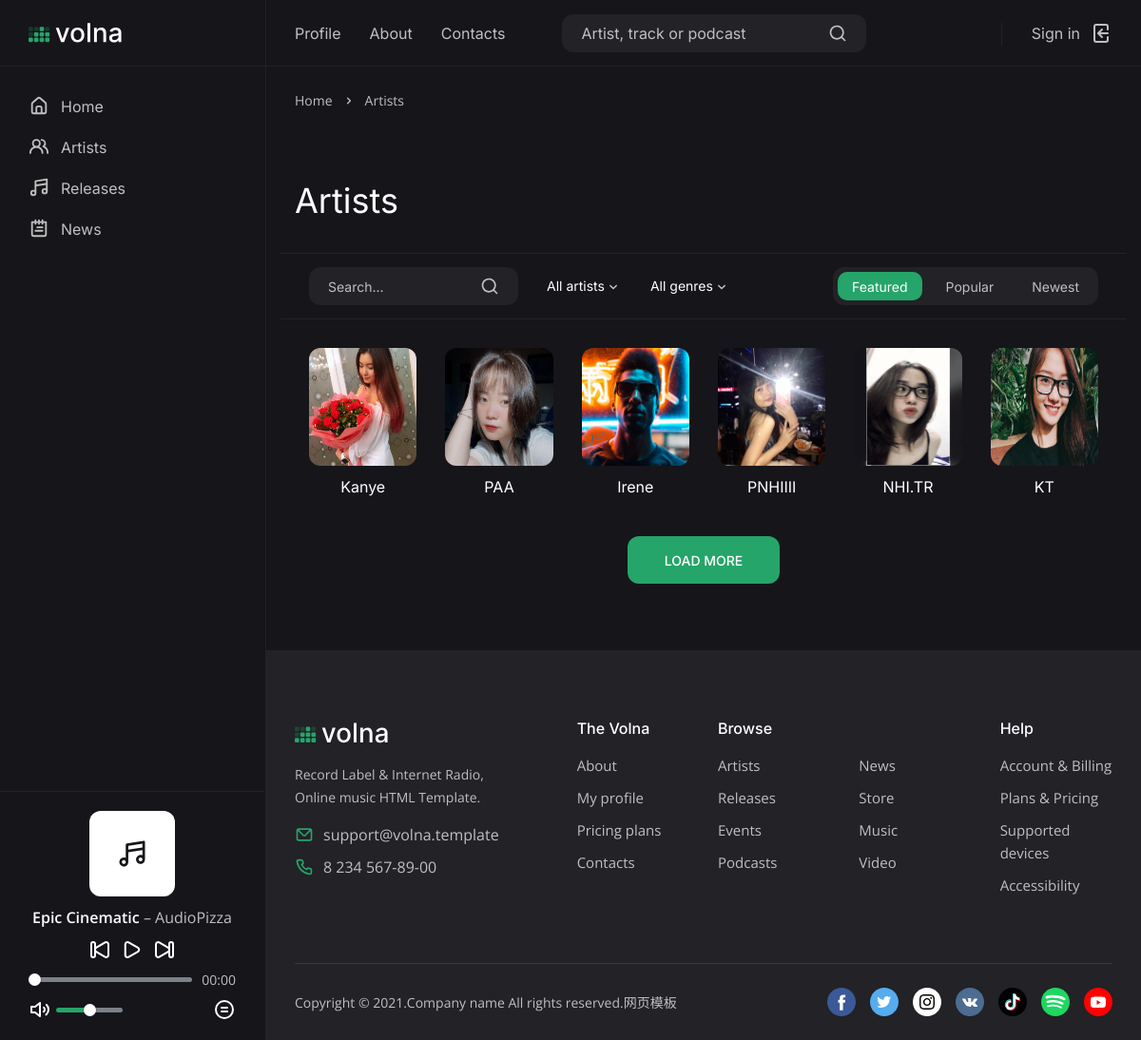
Screenshot of /index.php?c=artist&a=index with the database file from the repository.
### tables this page shows
CREATE TABLE `user` (
  `Id` int(11) NOT NULL,
  `Email` varchar(250) DEFAULT NULL,
  `FirstName` varchar(50) DEFAULT NULL,
  `LastName` varchar(50) DEFAULT NULL,
  `password` varchar(50) DEFAULT NULL,
  `avatar` varchar(250) DEFAULT 'default.jpg',
  `status` int(11) DEFAULT '0',
  `ArtName` varchar(50) NOT NULL,
  `Description` varchar(3000) DEFAULT NULL,
  `CreatedDate` timestamp NOT NULL DEFAULT CURRENT_TIMESTAMP,
  `UpdatedDate` timestamp NOT NULL DEFAULT CURRENT_TIMESTAMP ON UPDATE CURRENT_TIMESTAMP
);

### system/controller/Artist_Controller.php (called while the page is built, shortened)
<?php if (!defined('PATH_SYSTEM')) die('Bad requested!');
class Artist_Controller extends FT_Controller
{
    public $data = [
        'controller' => 'Artist'
    ];
    public function __construct()
    {
        $this->model = $this->model('user');
    }
    public function indexAction()
    {
        $offset = $_GET['offset'] ?: 0;
        $limit = $_GET['offset'] ?: 6;
        $this->data['list'] = $this->model->user_list($offset, $limit);
        $this->data['content'] = 'Artist/list';
        $this->data['title'] = 'Artists';
        $this->data['breadcrumb'] = 'Artists';
        $this->render('layout/masterlayout', $this->data);
    }
}

### index.php (called while the page is built, shortened)
<?php
if (file_exists(PATH_SYSTEM . '/config/config.php')) {
    require_once(PATH_SYSTEM . '/db/connection.php');
    require_once(PATH_SYSTEM . '/db/database.php');
}
require_once(PATH_SYSTEM . '/model/model.php');
require_once(PATH_SYSTEM . '/model/user.php');
FT_load();

### system/db/database.php (called while the page is built, shortened)
<?php
class database
{
    var  $sql, $statement;
    protected $pdo;
    function __construct()
    {
        $this->pdo = connection::getInstance();
    }
    function setquery($sql)
    {
        $this->sql = $sql;
        return $this;
    }
    function loadrows($params = [])
    {
        try {
            $this->statement = $this->pdo->prepare($this->sql);
            $this->statement->execute($params);
            return $this->statement->fetchAll(PDO::FETCH_OBJ);
        } catch (PDOException $errors) {
            exit('SQL Error: ' . $errors->getMessage());
        }
    }
}

### system/db/connection.php (called while the page is built, shortened)
<?php
class connection
{
    private static $instance = null, $conn = null;
    private function __construct()
    {
        try {
            $this->pdo = new PDO(
                'mysql:host=' . DB_HOST . ';port=' . DB_PORT . ';dbname=' . DB_NAME,
                DB_USER,
                DB_PASSWORD,
                [
                    PDO::ATTR_ERRMODE => PDO::ERRMODE_EXCEPTION,
                    PDO::ATTR_EMULATE_PREPARES => false,
                    PDO::MYSQL_ATTR_INIT_COMMAND => 'SET NAMES utf8'
                ]
            );
            self::$conn = $this->pdo;
            return $this->pdo;
        } catch (PDOException $errors) {
            exit('DB Error: ' . $errors->getMessage());
        }
    }
    public static function getInstance()
    {
        if (self::$instance == null) {
            self::$instance = self::$conn;
        }
        return self::$instance;
    }
}

### system/model/user.php (called while the page is built, shortened)
<?php
class user extends Model
{
    private $table = 'user';
    function user_list($offset = 0, $limit = 0)
    {
        $extra = '';
        if ($limit > 0) {
            $extra = "LIMIT $limit OFFSET $offset";
        }
        return $this->db->setquery("select * from `$this->table` $extra")->loadrows([]);
    }
}

### system/model/model.php (called while the page is built, shortened)
<?php
class Model extends database
{
    public function __construct()
    {
        $this->db = new database;
    }
}

### system/view/artist/list.php (the view, shortened to what this page needs)
<div class="col-12">
    <div class="main__filter">
        <form action="#" class="main__filter-search">
            <input type="text" placeholder="Search...">
            <button type="button"><svg xmlns="http://www.w3.org/2000/svg" viewBox="0 0 24 24">
                    <path
                        d="M21.71,20.29,18,16.61A9,9,0,1,0,16.61,18l3.68,3.68a1,1,0,0,0,1.42,0A1,1,0,0,0,21.71,20.29ZM11,18a7,7,0,1,1,7-7A7,7,0,0,1,11,18Z" />
                </svg></button>
        </form>
        <div class="main__filter-wrap">
        </div>
        <div class="slider-radio">
            <input type="radio" name="grade" id="featured" checked="checked"><label for="featured">Featured</label>
            <input type="radio" name="grade" id="popular"><label for="popular">Popular</label>
            <input type="radio" name="grade" id="newest"><label for="newest">Newest</label>
        </div>
    </div>
    <div class="row row--grid " id='resArtist'>
        <?
        foreach ($list as $item) {
            if ($item->status == 1) { ?>
        <div class="col-6 col-sm-4 col-md-3 col-xl-2 artistL">
            <a href="<?= url('artist', 'detail', ['id' => $item->Id]) ?>" class="artist">
                <div class="artist__cover">
                    <img src="public/img/artists/<?= $item->avatar ?>" alt="">
                </div>
                <h3 class="artist__title"><?= $item->ArtName ?></h3>
            </a>
        </div>
        <? }
        } ?>
    </div>
    <button class="main__load" id='artistLoadMore' type="button">Load more</button>
</div>

### system/view/layout/block/css.php (shortened to what this page needs)
<!DOCTYPE html>
<html lang="en">
<head>
    <link rel="stylesheet" href="public/css/bootstrap-reboot.min.css">
    <link rel="stylesheet" href="public/css/bootstrap-grid.min.css">
    <link rel="stylesheet" href="public/css/owl.carousel.min.css">
    <link rel="stylesheet" href="public/css/magnific-popup.css">
    <link rel="stylesheet" href="public/css/select2.min.css">
    <link rel="stylesheet" href="public/css/paymentfont.min.css">
    <link rel="stylesheet" href="public/css/slider-radio.css">
    <link rel="stylesheet" href="public/css/plyr.css">
    <link rel="stylesheet" href="public/css/main.css">
    <link rel="stylesheet" href="public/css/kwang.css">
</head>

### system/view/layout/masterlayout.php
<? require_once PATH_SYSTEM . '/view/layout/block/css.php' ?>
<body>
    <?
    require_once PATH_SYSTEM . '/view/layout/block/header.php';
    require_once PATH_SYSTEM . '/view/layout/block/sidebar.php';
    require_once PATH_SYSTEM . '/view/layout/block/player.php';
    ?>
    <main class="main">
        <div class="container-fluid">
            <? if ($controller != 'home') { ?>
            <div class="row row--grid">
                <? require_once PATH_SYSTEM . '/view/layout/block/breadcrumb.php'; ?>
            </div>
            <? require_once PATH_SYSTEM . '/view/' . $content  . '.php'; ?>
            <? } else {
                require_once PATH_SYSTEM . '/view/' . $content  . '.php';
            }
            ?>
        </div>
    </main>
    <?
    require_once PATH_SYSTEM . '/view/layout/block/footer.php';
    require_once PATH_SYSTEM . '/view/layout/block/js.php' ?>
</body>
</html>

### system/view/layout/block/header.php (shortened to what this page needs)
<header class="header">
    <div class="header__content">
        <nav class="header__nav">
            <a href=<?= url('user', 'profile') ?>>Profile</a>
            <a href="about.html">About</a>
            <a href="contacts.html">Contacts</a>
        </nav>
        <form action="" method="GET" class="header__search">
            <input type="text" name='txtSearch' placeholder="Artist, track or podcast">
            <button type="button"><svg xmlns="http://www.w3.org/2000/svg" viewBox="0 0 24 24">
                    <path
                        d="M21.71,20.29,18,16.61A9,9,0,1,0,16.61,18l3.68,3.68a1,1,0,0,0,1.42,0A1,1,0,0,0,21.71,20.29ZM11,18a7,7,0,1,1,7-7A7,7,0,0,1,11,18Z" />
                </svg></button>
        </form>
        <div class="header__actions">
            <? if (empty($_SESSION['name'])) { ?>
            <div class="header__action header__action--signin">
                <a class="header__action-btn" href="<?= url('user', 'signin') ?>">
                    <span>Sign in</span>
                </a>
            </div>
        </div>
    <? } ?>
    </div>
</header>

### system/view/layout/block/sidebar.php (shortened to what this page needs)
<div class="sidebar">
    <div class="sidebar__logo">
        <img src="public/img/logo.svg" alt="">
    </div>
    <ul class="sidebar__nav">
        <li class="sidebar__nav-item">
            <a href="<?= url() ?>"
                class="sidebar__nav-link <?= $controller == 'home'  ? 'sidebar__nav-link--active' : '' ?> ">
                <span>Home</span></a>
        </li>
        <li class="sidebar__nav-item">
            <a href="<?= url('artist',) ?>"
                class="sidebar__nav-link <?= $controller == 'artist'  ? 'sidebar__nav-link--active' : '' ?> ">
                 <span>Artists</span>
            </a>
        </li>
        <li class="sidebar__nav-item">
            <a href="<?= url('album') ?>"
                class="sidebar__nav-link <?= $controller == 'boiz' ? 'sidebar__nav-link--active' : '' ?> "> <span>Releases</span></a>
        </li>
        <li class="sidebar__nav-item">
            <a href="news.html"
                class="sidebar__nav-link <?= $controller == 'essqw'  ? 'sidebar__nav-link--active' : '' ?> ">
                <span>News</span></a>
        </li>
    </ul>
</div>

### system/view/layout/block/player.php (shortened to what this page needs)
<div class="player">
    <div class="player__cover">
        <img src="public/img/covers/cover.svg" alt="">
    </div>
    <div class="player__content">
        <span class="player__track"><b class="player__title">Epic Cinematic</b> – <span class="player__artist">AudioPizza</span></span>
    </div>
</div>

### system/view/layout/block/breadcrumb.php
<?
if (isset($breadcrumb)) {
    echo '<div class="col-12">
        <ul class="breadcrumb">
            <li class="breadcrumb__item"><a href="' . url() . '">Home</a></li>
            <li class="breadcrumb__item breadcrumb__item--active">' . $breadcrumb . '</li>
        </ul>
    </div>';
}
if (isset($title)) {
    echo '
    <div class="col-12">
        <div class="main__title main__title--page">
            <h1>' . $title . '</h1>
        </div>
    </div>
    ';
}
?>

### system/view/layout/block/footer.php (shortened to what this page needs)
<footer class="footer">
    <div class="container-fluid">
        <div class="row">
            <div class="col-12 col-sm-8 col-md-6 col-lg-6 col-xl-4 order-4 order-md-1 order-lg-4 order-xl-1">
                <div class="footer__logo">
                    <img src="public/img/logo.svg" alt="">
                </div>
                <p class="footer__tagline">Record Label & Internet Radio,<br> Online music HTML Template.</p>
                <div class="footer__links">
                    <a href="mailto:support@volna.template"><svg xmlns="http://www.w3.org/2000/svg"
                            viewBox="0 0 24 24">
                            <path
                                d="M19,4H5A3,3,0,0,0,2,7V17a3,3,0,0,0,3,3H19a3,3,0,0,0,3-3V7A3,3,0,0,0,19,4Zm-.41,2-5.88,5.88a1,1,0,0,1-1.42,0L5.41,6ZM20,17a1,1,0,0,1-1,1H5a1,1,0,0,1-1-1V7.41l5.88,5.88a3,3,0,0,0,4.24,0L20,7.41Z" />
                        </svg> support@volna.template</a>
                    <a href="tel:82345678900"> 8 234 567-89-00</a>
                </div>
            </div>
            <div
                class="col-6 col-md-4 col-lg-3 col-xl-2 order-1 order-md-2 order-lg-1 order-xl-2 offset-md-2 offset-lg-0">
                <h6 class="footer__title">The Volna</h6>
                <div class="footer__nav">
                    <a href="about.html">About</a>
                    <a href="profile.html">My profile</a>
                    <a href="pricing.html">Pricing plans</a>
                    <a href="contacts.html">Contacts</a>
                </div>
            </div>
            <div class="col-12 col-md-8 col-lg-6 col-xl-4 order-3 order-lg-2 order-md-3 order-xl-3">
                <div class="row">
                    <div class="col-12">
                        <h6 class="footer__title">Browse</h6>
                    </div>
                    <div class="col-6">
                        <div class="footer__nav">
                            <a href="artists.html">Artists</a>
                            <a href="releases.html">Releases</a>
                            <a href="events.html">Events</a>
                            <a href="podcasts.html">Podcasts</a>
                        </div>
                    </div>
                    <div class="col-6">
                        <div class="footer__nav">
                            <a href="news.html">News</a>
                            <a href="store.html">Store</a>
                            <a href="#">Music</a>
                            <a href="#">Video</a>
                        </div>
                    </div>
                </div>
            </div>
            <div class="col-6 col-md-4 col-lg-3 col-xl-2 order-2 order-lg-3 order-md-4 order-xl-4">
                <h6 class="footer__title">Help</h6>
                <div class="footer__nav">
                    <a href="privacy.html">Account & Billing</a>
                    <a href="privacy.html">Plans & Pricing</a>
                    <a href="privacy.html">Supported devices</a>
                    <a href="privacy.html">Accessibility</a>
                </div>
            </div>
        </div>
        <div class="row">
            <div class="col-12">
                <div class="footer__content">
                    <div class="footer__social">
                        <a href="#" target="_blank"></a>
                        <a href="#" target="_blank"></a>
                        <a href="https://www.instagram.com/volkov_des1gn/" target="_blank"></a>
                        <a href="#" target="_blank"></a>
                        <a href="#" target="_blank"></a>
                        <a href="#" target="_blank"></a>
                        <a href="#" target="_blank"></a>
                    </div>
                    <small class="footer__copyright">Copyright &copy; 2021.Company name All rights reserved.<a
                            target="_blank"
                            href="https://sc.chinaz.com/moban/">&#x7F51;&#x9875;&#x6A21;&#x677F;</a></small>
                </div>
            </div>
        </div>
    </div>
</footer>

### public/css/slider-radio.css (style rules this page uses)
.slider-radio { position:relative; }
.slider-radio input[type=radio]:checked + label { position:relative !important;z-index:100 !important; }
.slider-radio { display: inline-block; }
.slider-radio label { display: inline-block; padding: 10px 20px; cursor: pointer; font-size: 20px; }
.slider-radio input[type=radio]:checked + label, .slider-radio .sliding-piece { background-color: #77abff; transition-timing-function: cubic-bezier(.74,.14,.38,.99); }

### public/css/kwang.css (style rules this page uses)
:root { --primary: #25a56a; --white: #ffffff; }
.player__cover img { height: 90px; }
.artist__cover img { height: 124px; }

### rows the page displays
user: avatar (picture), ArtName "Kanye"
user: avatar (picture), ArtName "PAA"
user: avatar (placeholder picture), ArtName "Irene"
user: avatar (picture), ArtName "PNHIIII"
user: avatar (picture), ArtName "NHI.TR"
user: avatar (picture), ArtName "KT"

### other values shown
$breadcrumb "Artists"
$title "Artists"
